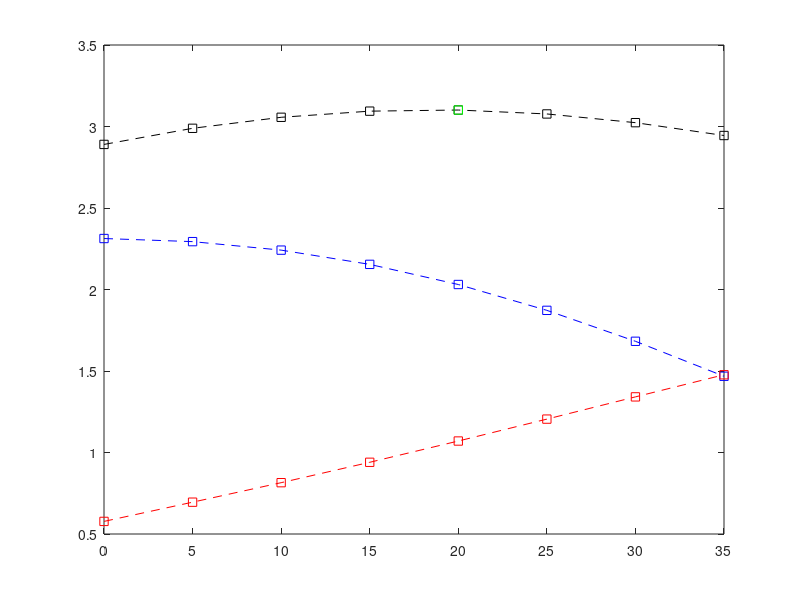

The MATLAB script that drew this image: (Note: this script raises an error after producing the figure.)

%% Define parameters
% a1Vec = repmat(1/3,1, length(gammaVec))*0.9; %
gammaVec = (0:5:35); % change

alphaStar =  2.32; %32; % 4*alpha = 4* 0.58 = 2.32 2.8
betaStar = 0.154; % 2*beta = 0.154 from jetstreams
b   = 0.022; % 0.075; % model parameters wake interaction 0.022
I0 = 0.05; %Wp.site.v_Inf/Wp.site.u_Inf; % Intensity: 0 for our case

rho = 1.225; %Wp.site.Rho; % air density
D   = 126; %Wp.turbine.Drotor;  % rotor diameter
r   = D/2; %rotor radius
A   = r^2 *pi;% rotor area

Vinf  =  8; %Wp.site.u_Inf; % wind unaffected by wind farm
xDist = 5*D; % diff(Wp.turbine.Crx); %  Distance between turbines
%c12 = ( D/ (D + 2* b * xDist ) )^2;

a2 = 1/3*0.95; % Induction factor WT2 for maximal power  1/9; %
Ct2 = 4*a2 *(1- a2); % eq. 6.2 thrust coefficient for max. power
a1Vec =linspace(1/3, 1/3.5, length(gammaVec))*0.95; %

A12Vec = nan(length(gammaVec),1);
A12ToA1 = nan(length(gammaVec),1);
Ct1Vec = nan(length(gammaVec),1);
P = nan(length(gammaVec),2);

% For centerline and wake expansion
tempXDist = xDist; %this is the currently used distance
nD = ceil(10*D);
xDistVec = 0 : nD;
deltaVec = nan(nD,length(gammaVec));
sigmaYVec = nan(nD,length(gammaVec));
sigmaZVec = D/sqrt(8)*ones(nD,length(gammaVec));
x0Vec = nan(length(gammaVec),1);

%figure; plot(diff(vtempT))
Ivec = nan(length(gammaVec),1);
Vvec = nan(length(gammaVec),2);
ThetaCoVec = nan(length(gammaVec),1);

for idx = 1 : length(gammaVec)
    gammaDeg = gammaVec(idx); % current yaw angle WT1
    a1 = a1Vec(idx);
    gamma =  gammaDeg/180*pi;
    
    % Calculate variables based on paper
    % eq.6.7 Thrust coefficient (approximation of eq. 6.1
    % Ct1 = 4*a1 *(1- a1*cos(gamma)); %* interp1(ctVec(1,:),ctVec(2,:),gammaDeg);
    Ct1 = 4*a1 * sqrt(1- a1*(2*cos(gamma)-a1)); %* interp1(ctVec(1,:),ctVec(2,:),gammaDeg)/ctVec(2,1);
    % eq. 6.12: Wake angle at rotor 30 -> 6 deg
    ThetaCo = - 0.3*gamma/cos(gamma) *(1- sqrt(1-Ct1*cos(gamma)));
    
    % Question phi = - sin(gamma)*Ct1/(2*(1+ b * xDist/D)^2): 14 deg >> 6 deg
    I = I0 +   0.0150 *(idx-1); %%abs(sol_array(kPlotVec(idx)).v(nTx,nTy)/sol_array(kPlotVec(idx)).u(nTx,nTy));
    Ivec(idx) = I; 
    % end of near wake area x0
    sqrt1minCt = sqrt(1-Ct1);
    x0 = cos(gamma)* (1 + sqrt1minCt) / ...
        (sqrt(2)*(alphaStar*I + betaStar*(1 - sqrt1minCt))) * D; % eq. 6.16/ 7.3
    x0Vec(idx) = x0;
    
    % Calculate centerline and wake expansion
    for idx2 = 1: length(xDistVec)
        xDist =  xDistVec(idx2);
        % Wake width
        if xDist <= x0
            deltaVec(idx2,idx) = ThetaCo * xDist;
            sigmaYVec(idx2,idx) = D * cos(gamma)/sqrt(8);
        else
            
            % wake defelection delta
            term1 = ThetaCo * x0;
            % 7.2 eq. for sigmaY and sigmaZ
            sigmaY = b * (xDist - x0) + D * cos(gamma)/sqrt(8);
            sigmaZ = b * (xDist - x0) + D/sqrt(8);
            
            sqrtCt = sqrt(Ct1);
            tempTerm = 1.6 * sqrt((8*sigmaY*sigmaZ)/(D^2*cos(gamma)));
            
            term2 = ThetaCo * D/14.7 * sqrt(cos(gamma)/(b^2*Ct1)) *...
                (2.9 + 1.3 *sqrtCt - Ct1) * ...
                log( (1.6 + sqrtCt)*(tempTerm - sqrtCt)/...
                ((1.6 - sqrtCt)*(tempTerm + sqrtCt)));
            
            deltaVec(idx2,idx) = term1 + term2;
            sigmaYVec(idx2,idx) = sigmaY;
            sigmaZVec(idx2,idx) = sigmaZ;
        end
    end
    
    % Get wake deflection and expansion at second turbine
    xDist = tempXDist;
    [~,idxD] = min(abs(xDistVec - xDist));
    d = deltaVec(idxD,idx);
    
    sigmaY = sigmaYVec(idxD,idx); % wake widths at xDist;
    sigmaZ = sigmaZVec(idxD,idx);
    
     %Eq. 7.1 far wake turbine deficit: sigma
    fracCT = (Ct1*cos(gamma)) / (8*(sigmaY*sigmaZ/D^2));
    
    yvec = -r : r; %d - R : d + R;
    zvec = -r : r;
    dUVec = nan(length(yvec),length(zvec));
    for idxZ = 1: length(zvec)
        zDist = zvec(idxZ);
        for idxY = 1: length(yvec)
            yDist = yvec(idxY);
            if (zDist^2 + yDist^2 < r^2)
                dUVec(idxY,idxZ) = (1- sqrt(1 - fracCT ))*exp(-0.5*( ((yDist - d)/sigmaY)^2 + (zDist/sigmaZ)^2));
            end
        end
    end
   
    % dUvecCell{idx} = dUVec;
    
    dURWake = mean(dUVec(:),'omitnan');
    dWT2 = (1 - dURWake);
    
    deltaV = [1, dWT2]; % deltaV =  [0,(c12* a1 * A12ToA1Vec)];
    U = Vinf .* deltaV; %(1 - 2 * deltaV).* %[cos(gamma), 1]; %disp(V) ToDo: This is only for two turbines
    Cp1 = 1; %interp1(cpVec(1,:),cpVec(2,:),gammaDeg)/cpVec(2,1);
    Cp = 4*[a1,a2].*([sqrt(1- a1*(2*cos(gamma)-a1)),(1- a2)]).^2;
    Cp = [Cp(1)*Cp1, Cp(2)]; %*0.6
    
    P(idx,:) = 1/2* rho * A* Cp .* (U .* [cos(gamma), 1]).^3;%  - [0, 5.4798e+05];
    Vvec(idx,:) = U;
    ThetaCoVec(idx) = ThetaCo;
end

% Comparison WFSim/ Gaussian Wake model
Psum = sum(P,2);
[Pmax,idxPmax]= max(Psum);

%% Figure PowerVsYawWFSim and Gaussian Bastankah Wake model
nF = figure;

pos = get(nF,'Position');
set(nF,'Position',[pos(1:3),pos(4)*0.75]);

plot(gammaVec,P(:,1)/10^6,'bs--',gammaVec,P(:,2)/10^6,'rs--',...
    gammaVec,Psum/10^6,'ks--',gammaVec(idxPmax),Pmax/10^6,'gs')
legend('P WT1','P WT2', 'P T','max(P T)','Location','eastoutside', 'Interpreter','Latex','FontSize',fs);

axis tight;  posAxis = axis; axis([posAxis(1:2),0,posAxis(4)*1.01]);

set(gca,'TickLabelInterpreter','Latex','FontSize',fs)
xlabel('yaw $\gamma_1$ [deg]','Interpreter','Latex','FontSize',fs);
ylabel('Power [MW]','Interpreter','Latex','FontSize',fs);


%sprintf('max P: $\\gamma$ = %d [deg]', phi1K(vecIdx)),...
strName = sprintf('PowerVsYaw');
set(gcf,'Name', strName);

% print(gcf,fullfile(dirFig,strName), '-dpng');
% print(gcf,fullfile(dirFig,strName), '-depsc');


set(0,'DefaultAxesFontSize',dAFS);
set(0,'DefaultTextFontSize',dTFS);
set(0,'DefaultLineLineWidth',dLLw);
